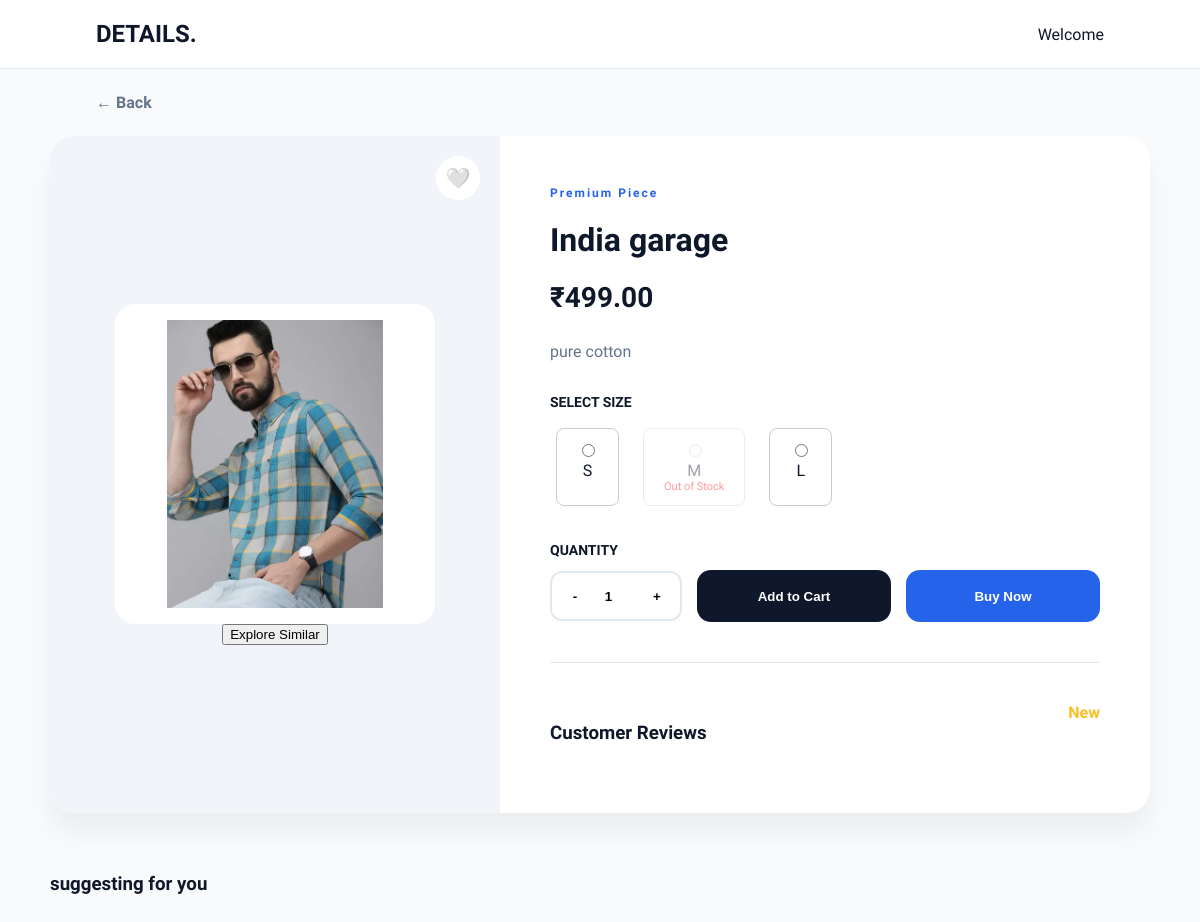
The app's page /product/22/, older data.
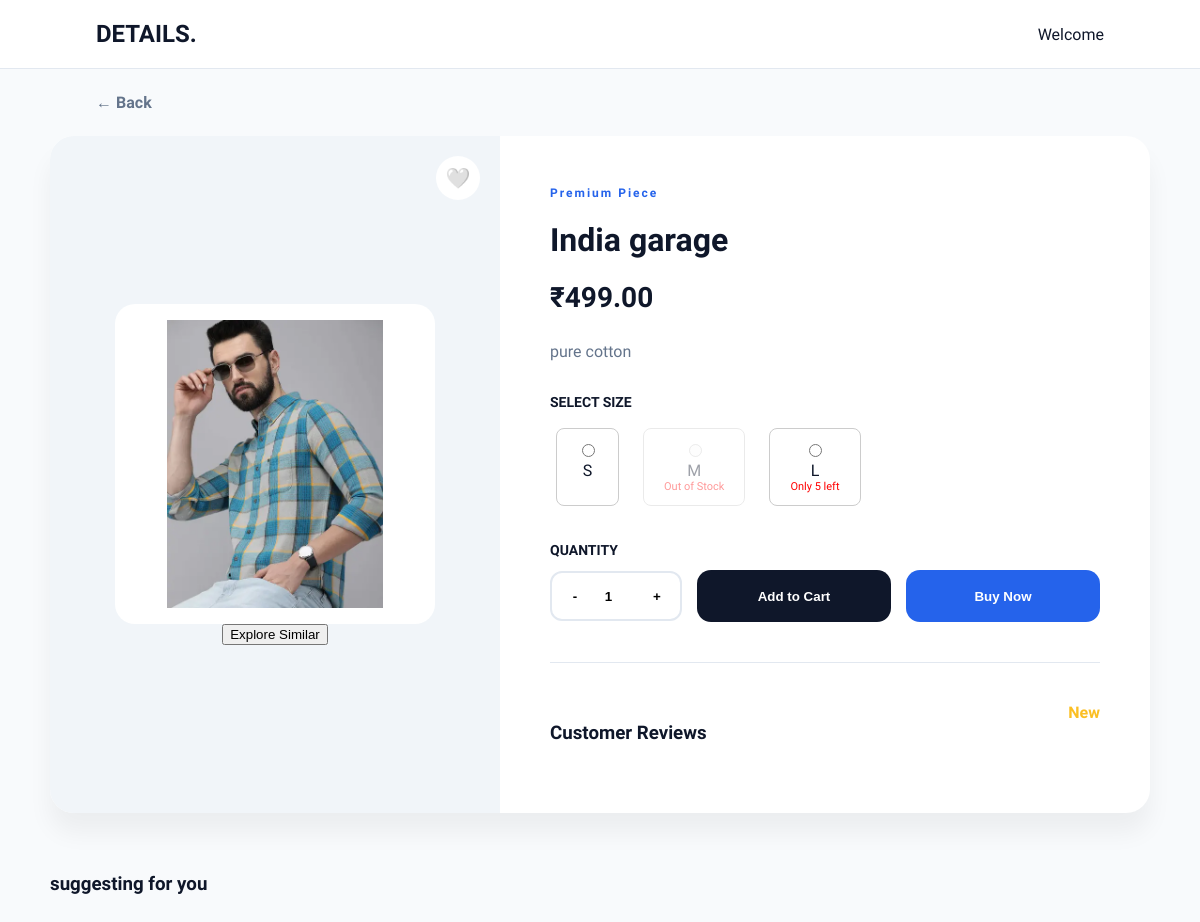
The same page, newer data.
### category/models.py (models this page shows, shortened)
class ProductVariant(models.Model):  #adding M,L,XL   size to products
    product = models.ForeignKey(Product, on_delete=models.CASCADE, related_name="variants")
    attribute_value = models.ForeignKey(AttributeValue, on_delete=models.CASCADE)
    stock = models.IntegerField(default=10)

class AttributeValue(models.Model):    # like M,L,XL,XXL
    attribute = models.ForeignKey(ProductAttribute, on_delete=models.CASCADE, related_name="values")
    value = models.CharField(max_length=50)

### category/views.py (the view, shortened to what this page needs)
# urls.py: path("product/<int:product_id>/", views.product_detail, name="product_detail"),
def product_detail(request, product_id):
    product = get_object_or_404(Product, id=product_id)
    print("OPENED PRODUCT ID:", product.id)
    variants = ProductVariant.objects.filter(product=product)
    recent = request.session.get('recently_viewed', [])
    if product_id in recent:
        recent.remove(product_id)
    recent.insert(0, product_id)
    request.session['recently_viewed'] = recent[:5]
    if request.user.is_authenticated:
        RecentlyViewed.objects.update_or_create(
            user=request.user,
            product=product,
            defaults={'viewed_at': timezone.now()}
        )
    in_wishlist = False
    can_review = False
    user_review = None
    reviews = product.reviews.all().order_by("-created_at")
    avg_rating = reviews.aggregate(Avg('rating'))['rating__avg']
    return render(request, "product_detail.html", {
        "product": product,
        "variants": variants,
        "in_wishlist": in_wishlist,
        "reviews": reviews,
        "avg_rating": avg_rating,
        "can_review": can_review,
        "user_review": user_review
    })

### category/templates/product_detail.html (shortened to what this page needs)
<!DOCTYPE html>
<html>
<head>
</head>
<body>
<div class="nav-bar">
<div class="nav-logo">DETAILS.</div>
<div>Welcome <b>{{ request.user.username }}</b></div>
</div>
<a href="{% url 'dashboard' %}" class="back-btn">← Back</a>
<div class="product-card">
<div class="image-outer">
<div class="image-inner">
<img src="{{ product.image.url }}">
</div>
<button id="wishlist-btn" class="wish-float" onclick="toggleWishlist({{product.id}})">
{% if in_wishlist %}❤️{% else %}🤍{% endif %}
</button>
<button onclick="showSimilar({{product.id}})">Explore Similar</button>
</div>
<div class="details-pane">
<div class="tag">Premium Piece</div>
<h1 class="title">{{ product.name }}</h1>
<div class="price-row">
<span class="curr-price">₹{{ product.price }}</span>
</div>
<p style="color:var(--muted);line-height:1.6;margin-bottom:30px;">
{{ product.description }}
</p>
<form method="POST" action="{% url 'add_to_cart' product.id %}" onsubmit="return validateSize(event)">
<div class="size-header">SELECT SIZE</div>
<div class="size-options" id="size-container">
{% for variant in variants %}
<label class="size-box {% if variant.stock == 0 %}disabled{% endif %}">
<input type="radio"
name="variant_id"
value="{{variant.id}}"
class="size-radio"
data-stock="{{variant.stock}}"
{% if variant.stock == 0 %}disabled{% endif %}>
<div>{{variant.attribute_value.value}}</div>
<div class="stock-text">
{% if variant.stock == 0 %}
Out of Stock
{% elif variant.stock <= 5 %}
Only {{variant.stock}} left
{% endif %}
</div>
</label>
{% endfor %}
</div>
<div class="size-header">QUANTITY</div>
<div class="controls-row">
<div class="qty-box">
<button type="button" onclick="decrease()">-</button>
<input type="number" id="quantity" name="quantity" value="1" readonly>
<button type="button" onclick="increase()">+</button>
</div>
<button type="submit" class="btn btn-cart">Add to Cart</button>
<button type="submit" formaction="{% url 'buy_now' product.id %}" class="btn btn-buy">Buy Now</button>
</div>
</form>
<div style="border-top:1px solid var(--border);padding-top:40px;margin-top:40px">
<div style="display:flex;justify-content:space-between">
<h3>Customer Reviews</h3>
<span style="color:#fbbf24;font-weight:800">
{% if avg_rating %}{{avg_rating|floatformat:1}} ★{% else %}New{% endif %}
</span>
</div>
</div>
</div>
</div>
<div id="similar-section" style="max-width:1100px;margin:0 auto 100px">
<h3>suggesting for you</h3>
</div>
</body>
</html>

Row changes from the older to the newer data that the page shows:
changed ProductVariant: stock "☐ L" → "☐ L Only 5 left"; stock (not shown) → "5"
